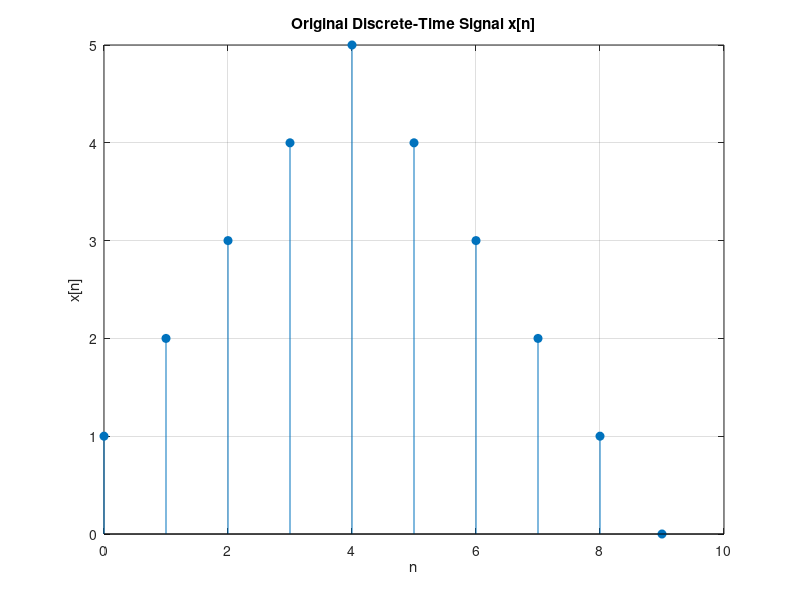
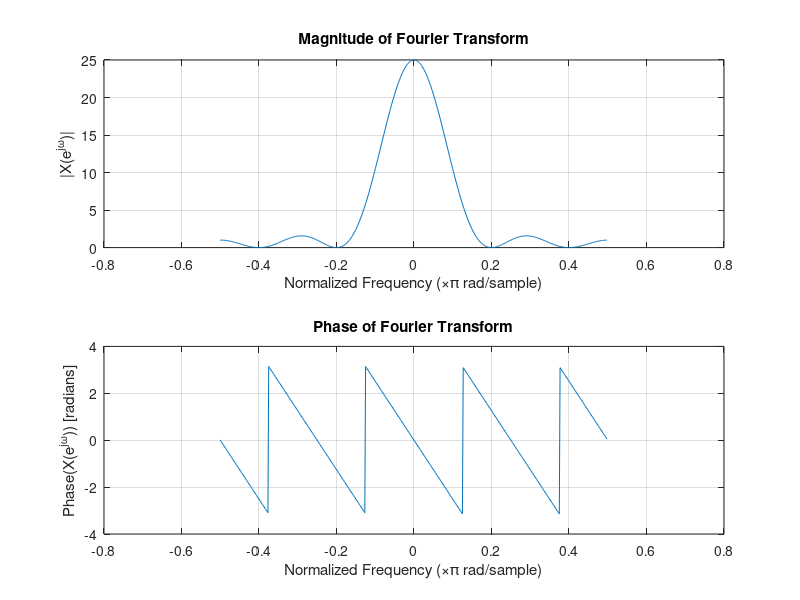

MATLAB code to generate these figures, in order: (Note: this script raises an error after producing the figures.)
% MATLAB Program to Calculate and Plot Fourier Transform and Z-Transform
% Author: [Your Name]
% Date: [Current Date]

clear all; close all; clc;

%% 1. Define the Discrete-Time Signal
% Example Signal: A finite-length signal
n = 0:9; % Sample indices (n = 0 to 9)
x = [1, 2, 3, 4, 5, 4, 3, 2, 1, 0]; % Example signal

% Plot the original signal
figure;
stem(n, x, 'filled');
title('Original Discrete-Time Signal x[n]');
xlabel('n');
ylabel('x[n]');
grid on;

%% 2. Calculate the Fourier Transform (DFT using FFT)
N = 512; % Number of FFT points (zero-padding for better frequency resolution)
X_fft = fft(x, N);
X_fft_shifted = fftshift(X_fft); % Shift zero frequency component to center
f = (-N/2:N/2-1)*(1/N); % Normalized frequency (cycles/sample)
omega = 2*pi*f; % Angular frequency

% Plot the magnitude of the Fourier Transform
figure;
subplot(2,1,1);
plot(f, abs(X_fft_shifted));
title('Magnitude of Fourier Transform');
xlabel('Normalized Frequency (\times\pi rad/sample)');
ylabel('|X(e^{j\omega})|');
grid on;

% Plot the phase of the Fourier Transform
subplot(2,1,2);
plot(f, angle(X_fft_shifted));
title('Phase of Fourier Transform');
xlabel('Normalized Frequency (\times\pi rad/sample)');
ylabel('Phase(X(e^{j\omega})) [radians]');
grid on;

%% 3. Calculate the Z-Transform
% Using Symbolic Toolbox for Z-Transform
syms z n_sym;
x_sym = sym(x); % Convert x to symbolic

% Compute Z-Transform: X(z) = sum_{n=0}^{N-1} x[n] z^{-n}
X_z = 0;
for k = 1:length(x)
    X_z = X_z + x(k)*z^(-k+1); % Adjusting index since MATLAB indexing starts at 1
end
X_z = simplify(X_z);

% Display the symbolic Z-transform
disp('Symbolic Z-Transform X(z):');
disp(X_z);

% Evaluate Z-Transform numerically over a grid
% Define grid for z = r * e^{j\theta}
r = linspace(0.5, 1.5, 100); % Radius from 0.5 to 1.5
theta = linspace(0, 2*pi, 200); % Angle from 0 to 2*pi
[R, Theta] = meshgrid(r, theta);
Z = R .* exp(1j*Theta); % Complex grid

% Substitute z with the grid values
% For efficiency, compute X(z) numerically
% X(z) = sum x[n] z^{-n}
X_z_num = zeros(size(Z));
for k = 1:length(x)
    X_z_num = X_z_num + x(k) .* Z.^(-(k-1));
end

% Compute magnitude and phase
X_z_mag = abs(X_z_num);
X_z_phase = angle(X_z_num);

%% 4. Visualization of Z-Transform
% Plot the magnitude of Z-Transform
figure;
surf(R .* cos(Theta), R .* sin(Theta), X_z_mag, 'EdgeColor', 'none');
title('Magnitude of Z-Transform |X(z)|');
xlabel('Real(z)');
ylabel('Imag(z)');
zlabel('|X(z)|');
colorbar;
view(2); % Top view
grid on;

% Plot the phase of Z-Transform
figure;
surf(R .* cos(Theta), R .* sin(Theta), X_z_phase, 'EdgeColor', 'none');
title('Phase of Z-Transform \angleX(z)');
xlabel('Real(z)');
ylabel('Imag(z)');
zlabel('Phase(X(z)) [radians]');
colorbar;
view(2); % Top view
grid on;

%% 5. Comparison Between Fourier Transform and Z-Transform
% Fourier Transform is the Z-Transform evaluated on the unit circle (r = 1)
% Extract X(z) on the unit circle
Z_unit = exp(1j*Theta(1, :)); % Only one theta value since r=1
X_z_unit = zeros(size(Z_unit));
for k = 1:length(x)
    X_z_unit = X_z_unit + x(k) .* Z_unit.^(-(k-1));
end

% Fourier Transform from Z-Transform on unit circle
figure;
subplot(2,1,1);
plot(theta(1, :), abs(X_z_unit));
title('Magnitude of Z-Transform on Unit Circle |X(e^{j\omega})|');
xlabel('Frequency \omega [rad/sample]');
ylabel('|X(e^{j\omega})|');
grid on;

subplot(2,1,2);
plot(theta(1, :), angle(X_z_unit));
title('Phase of Z-Transform on Unit Circle \angleX(e^{j\omega})');
xlabel('Frequency \omega [rad/sample]');
ylabel('Phase(X(e^{j\omega})) [radians]');
grid on;

% Compare with FFT results
% Since FFT was shifted, adjust theta accordingly
figure;
subplot(2,1,1);
plot(theta(1, :), abs(X_z_unit));
hold on;
plot(omega, abs(X_fft_shifted), '--');
title('Comparison of Fourier Transform and Z-Transform on Unit Circle');
xlabel('Frequency \omega [rad/sample]');
ylabel('|X(e^{j\omega})|');
legend('Z-Transform on Unit Circle', 'FFT Magnitude');
grid on;
hold off;

subplot(2,1,2);
plot(theta(1, :), angle(X_z_unit));
hold on;
plot(omega, angle(X_fft_shifted), '--');
title('Comparison of Fourier Transform and Z-Transform on Unit Circle');
xlabel('Frequency \omega [rad/sample]');
ylabel('Phase(X(e^{j\omega})) [radians]');
legend('Z-Transform on Unit Circle', 'FFT Phase');
grid on;
hold off;

%% 6. Function to Compute Z-Transform Numerically (Optional)
% If you prefer to compute Z-Transform without symbolic toolbox, use this function.
% However, symbolic approach is more straightforward for finite-length signals.

% Uncomment the following block to use the numerical Z-Transform function.

%{
function X_z = compute_Z_transform(x, z)
    % Computes the Z-Transform of a finite-length signal x at points z
    % x: input signal vector
    % z: complex points where Z-transform is evaluated
    % X_z: Z-transform evaluated at z
    
    N = length(x);
    X_z = zeros(size(z));
    for k = 1:N
        X_z = X_z + x(k) * z.^(-(k-1));
    end
end
%}

